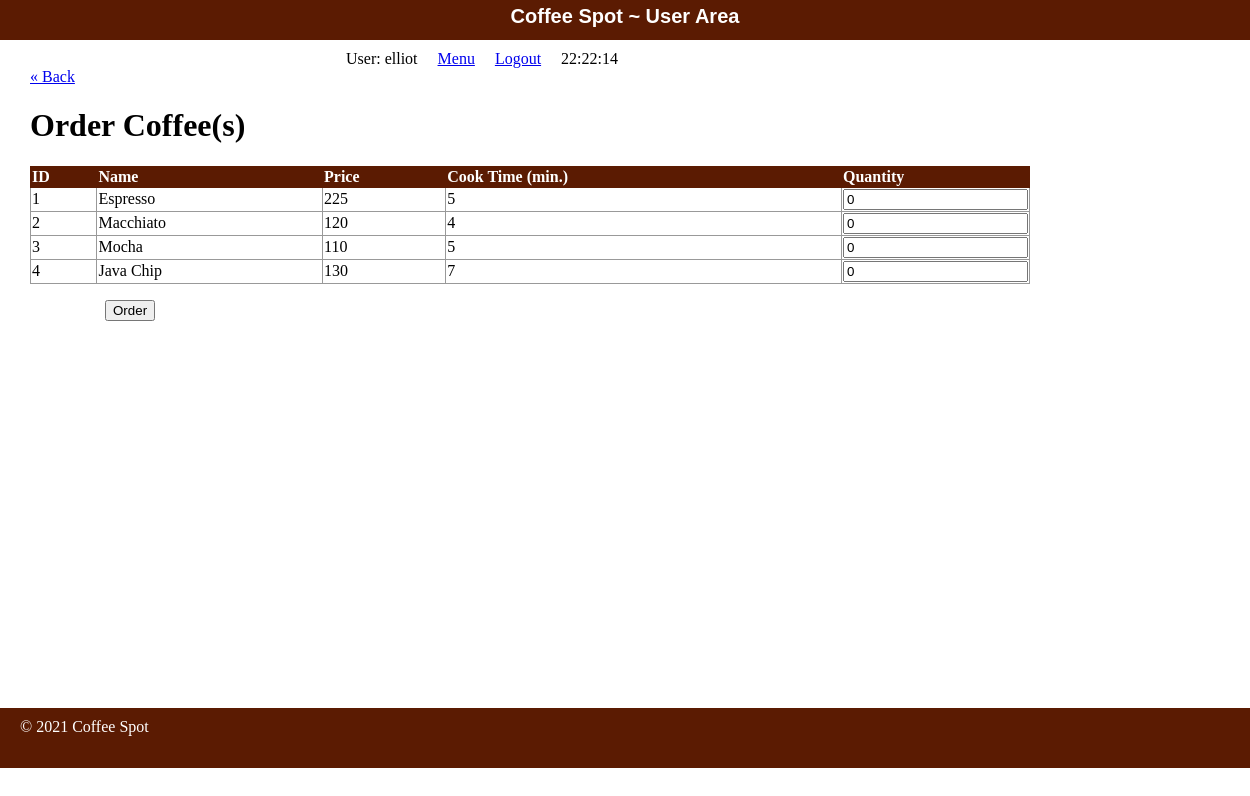
The page /user/orders/new.php (signed in) on the database its author committed.
### tables this page shows
CREATE TABLE coffee (
  coffee_id int NOT NULL AUTO_INCREMENT,
  coffee_name varchar(255) NOT NULL,
  coffee_price int NOT NULL,
  cook_time int NOT NULL,
  trend_val int NOT NULL,
  PRIMARY KEY (coffee_id),
  KEY index_coffee_name (coffee_name)
);

### user/shared/functions.php (called while the page is built, shortened)
<?php
function url_for($script_path) {
  return WWW_USER . $script_path;
}
function h($string="") {
  return htmlspecialchars($string);
}
?>

### user/shared/query_functions.php (called while the page is built, shortened)
<?php
  function find_all_coffees($options=[]) {
    global $db;
    $sql = "SELECT * FROM coffee ";
    $sql .= "ORDER BY coffee_id ASC";
    $result = mysqli_query($db, $sql);
    return $result;
  }
?>

### user/orders/new.php (the view, shortened to what this page needs)
<?php
$coffee_set = find_all_coffees();
$coffee_array = [];
$cnt = 1;
while($coffee = mysqli_fetch_assoc($coffee_set)) {
  $coffee_array[$cnt] = $coffee;
  $cnt++;
}
$c_count = $cnt - 1;
if(is_post_request()) {
  $order_qty = [];
  for ($i = 1; $i <= $c_count; $i++) {
    $order_qty[$i] = (int) $_POST["{$i}"];
  }
  $result = insert_orders($coffee_array, $c_count, $order_qty);
  if($result === true) {
    $_SESSION['message'] = 'Order was placed successfully.';
    redirect_to(url_for('/orders/index.php'));
  } else {
    $errors = $result;
  }
} else {
  for ($i = 1; $i <= $c_count; $i++) {
    $order_qty[$i] = 0;
  }
}
?>
<?php include(SHARED_PATH . '/user_header.php'); ?>
<div id="content">
  <a class="back-link" href="<?php echo url_for('/orders/index.php'); ?>">&laquo; Back</a>
  <div class="order new">
    <h1>Order Coffee(s)</h1>
    <form action="<?php echo url_for('/orders/new.php'); ?>" method="post">
      <table class="list">
        <tr>
          <th>ID</th>
          <th>Name</th>
          <th>Price</th>
          <th>Cook Time (min.)</th>
          <th>Quantity</th>
        </tr>
        <?php
         $cnt = 1;
         $coffee_set = find_all_coffees();
         while($coffee = mysqli_fetch_assoc($coffee_set)) { ?>
          <tr>
            <td><?php echo h($coffee['coffee_id']); ?></td>
            <td><?php echo h($coffee['coffee_name']); ?></td>
            <td><?php echo h($coffee['coffee_price']); ?></td>
            <td><?php echo h($coffee['cook_time']); ?></td>
            <td style="width: 20px;"><input type="number" name="<?php echo $cnt;?>" value="<?php echo $order_qty[$cnt];?>" /></td>
          </tr>
        <?php $cnt++; } ?>
      </table>
      <div id="operations">
        <input type="submit" value="Order" />
      </div>
    </form>
  </div>
</div>
<?php include(SHARED_PATH . '/user_footer.php'); ?>

### user/stylesheets/user.css (style rules this page uses)
html { height: 100%; width: 100%; }
body { height: 980px; width: 100%; margin: 0; padding: 0; }
#content { width: 1000px; min-height: 640px; padding: 0 30px; }
table { border-collapse: collapse; vertical-align: top; }
table.list { width: 100%; }
table.list tr td { border: 1px solid #999999; }
table.list tr th { border: 1px solid #5B1B02; background: #5B1B02; color: white; text-align: left; }
#operations { clear: both; margin: 1em 0 1em 75px; }

### rows shown on the page
coffee: coffee_id "1", coffee_name "Espresso", coffee_price "225", cook_time "5", value "0"
coffee: coffee_id "2", coffee_name "Macchiato", coffee_price "120", cook_time "4", value "0"
coffee: coffee_id "3", coffee_name "Mocha", coffee_price "110", cook_time "5", value "0"
coffee: coffee_id "4", coffee_name "Java Chip", coffee_price "130", cook_time "7", value "0"

### other values the page prints
$_SESSION['username'] "elliot"
